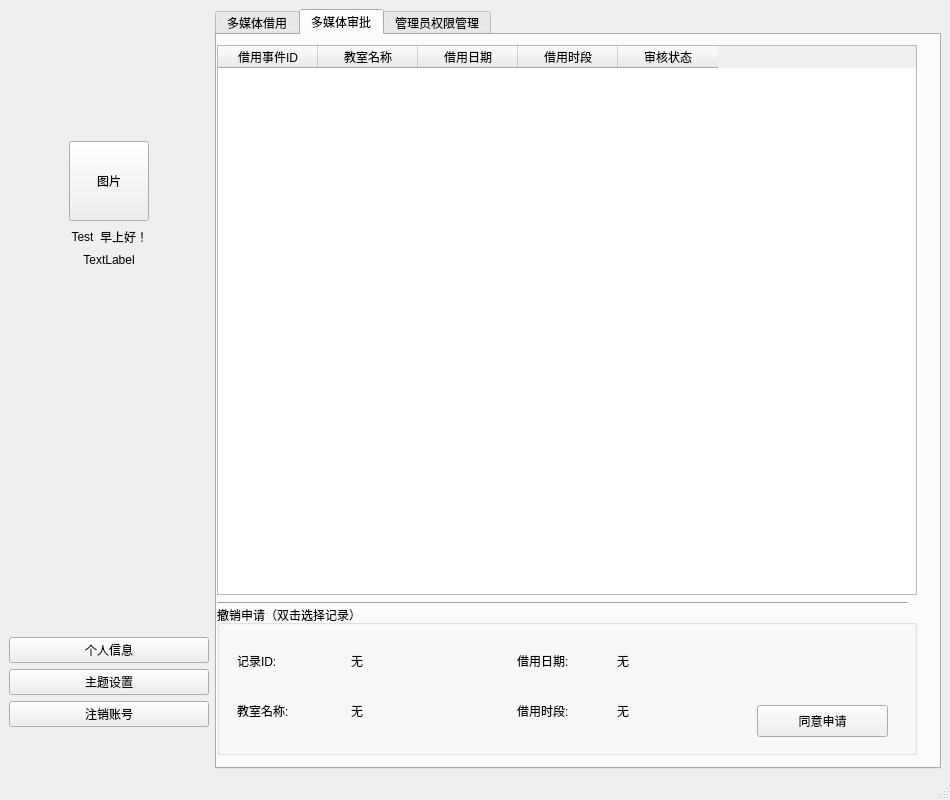
<?xml version="1.0" encoding="UTF-8"?>
<ui version="4.0">
 <class>MainWindow</class>
 <widget class="QMainWindow" name="MainWindow">
  <property name="geometry">
   <rect>
    <x>0</x>
    <y>0</y>
    <width>950</width>
    <height>800</height>
   </rect>
  </property>
  <property name="minimumSize">
   <size>
    <width>950</width>
    <height>800</height>
   </size>
  </property>
  <property name="maximumSize">
   <size>
    <width>950</width>
    <height>800</height>
   </size>
  </property>
  <property name="windowTitle">
   <string>Welcome MMK System!</string>
  </property>
  <widget class="QWidget" name="centralwidget">
   <layout class="QHBoxLayout" name="horizontalLayout_3">
    <item>
     <layout class="QVBoxLayout" name="verticalLayout_3">
      <property name="sizeConstraint">
       <enum>QLayout::SetMinimumSize</enum>
      </property>
      <item>
       <spacer name="verticalSpacer">
        <property name="orientation">
         <enum>Qt::Vertical</enum>
        </property>
        <property name="sizeHint" stdset="0">
         <size>
          <width>20</width>
          <height>40</height>
         </size>
        </property>
       </spacer>
      </item>
      <item>
       <layout class="QHBoxLayout" name="horizontalLayout_2">
        <property name="sizeConstraint">
         <enum>QLayout::SetMinimumSize</enum>
        </property>
        <item>
         <spacer name="horizontalSpacer">
          <property name="orientation">
           <enum>Qt::Horizontal</enum>
          </property>
          <property name="sizeHint" stdset="0">
           <size>
            <width>40</width>
            <height>20</height>
           </size>
          </property>
         </spacer>
        </item>
        <item>
         <widget class="QPushButton" name="pushButton_3">
          <property name="minimumSize">
           <size>
            <width>80</width>
            <height>80</height>
           </size>
          </property>
          <property name="maximumSize">
           <size>
            <width>80</width>
            <height>80</height>
           </size>
          </property>
          <property name="text">
           <string>图片</string>
          </property>
         </widget>
        </item>
        <item>
         <spacer name="horizontalSpacer_2">
          <property name="orientation">
           <enum>Qt::Horizontal</enum>
          </property>
          <property name="sizeHint" stdset="0">
           <size>
            <width>40</width>
            <height>20</height>
           </size>
          </property>
         </spacer>
        </item>
       </layout>
      </item>
      <item>
       <layout class="QVBoxLayout" name="verticalLayout_2">
        <item>
         <layout class="QHBoxLayout" name="horizontalLayout">
          <item>
           <spacer name="horizontalSpacer_6">
            <property name="orientation">
             <enum>Qt::Horizontal</enum>
            </property>
            <property name="sizeHint" stdset="0">
             <size>
              <width>40</width>
              <height>20</height>
             </size>
            </property>
           </spacer>
          </item>
          <item>
           <widget class="QLabel" name="label">
            <property name="text">
             <string>Test</string>
            </property>
            <property name="alignment">
             <set>Qt::AlignCenter</set>
            </property>
           </widget>
          </item>
          <item>
           <widget class="QLabel" name="label_2">
            <property name="text">
             <string>早上好！</string>
            </property>
            <property name="alignment">
             <set>Qt::AlignCenter</set>
            </property>
           </widget>
          </item>
          <item>
           <spacer name="horizontalSpacer_7">
            <property name="orientation">
             <enum>Qt::Horizontal</enum>
            </property>
            <property name="sizeHint" stdset="0">
             <size>
              <width>40</width>
              <height>20</height>
             </size>
            </property>
           </spacer>
          </item>
         </layout>
        </item>
        <item>
         <widget class="QLabel" name="label_10">
          <property name="minimumSize">
           <size>
            <width>200</width>
            <height>0</height>
           </size>
          </property>
          <property name="maximumSize">
           <size>
            <width>200</width>
            <height>16777215</height>
           </size>
          </property>
          <property name="text">
           <string>TextLabel</string>
          </property>
          <property name="alignment">
           <set>Qt::AlignCenter</set>
          </property>
         </widget>
        </item>
       </layout>
      </item>
      <item>
       <spacer name="verticalSpacer_5">
        <property name="orientation">
         <enum>Qt::Vertical</enum>
        </property>
        <property name="sizeHint" stdset="0">
         <size>
          <width>20</width>
          <height>40</height>
         </size>
        </property>
       </spacer>
      </item>
      <item>
       <spacer name="verticalSpacer_4">
        <property name="orientation">
         <enum>Qt::Vertical</enum>
        </property>
        <property name="sizeHint" stdset="0">
         <size>
          <width>20</width>
          <height>40</height>
         </size>
        </property>
       </spacer>
      </item>
      <item>
       <spacer name="verticalSpacer_2">
        <property name="orientation">
         <enum>Qt::Vertical</enum>
        </property>
        <property name="sizeType">
         <enum>QSizePolicy::Minimum</enum>
        </property>
        <property name="sizeHint" stdset="0">
         <size>
          <width>20</width>
          <height>100</height>
         </size>
        </property>
       </spacer>
      </item>
      <item>
       <layout class="QVBoxLayout" name="verticalLayout">
        <item>
         <widget class="QPushButton" name="pushButton_4">
          <property name="text">
           <string>个人信息</string>
          </property>
         </widget>
        </item>
        <item>
         <widget class="QPushButton" name="pushButton_5">
          <property name="text">
           <string>主题设置</string>
          </property>
         </widget>
        </item>
        <item>
         <widget class="QPushButton" name="pushButton">
          <property name="text">
           <string>注销账号</string>
          </property>
         </widget>
        </item>
        <item>
         <spacer name="verticalSpacer_3">
          <property name="orientation">
           <enum>Qt::Vertical</enum>
          </property>
          <property name="sizeHint" stdset="0">
           <size>
            <width>20</width>
            <height>40</height>
           </size>
          </property>
         </spacer>
        </item>
       </layout>
      </item>
     </layout>
    </item>
    <item>
     <widget class="QTabWidget" name="tabWidget">
      <property name="sizePolicy">
       <sizepolicy hsizetype="Preferred" vsizetype="Preferred">
        <horstretch>1</horstretch>
        <verstretch>1</verstretch>
       </sizepolicy>
      </property>
      <property name="minimumSize">
       <size>
        <width>700</width>
        <height>720</height>
       </size>
      </property>
      <property name="maximumSize">
       <size>
        <width>1200</width>
        <height>1200</height>
       </size>
      </property>
      <property name="currentIndex">
       <number>1</number>
      </property>
      <widget class="QWidget" name="tab">
       <attribute name="title">
        <string>多媒体借用</string>
       </attribute>
       <widget class="QWidget" name="horizontalLayoutWidget">
        <property name="geometry">
         <rect>
          <x>0</x>
          <y>0</y>
          <width>181</width>
          <height>41</height>
         </rect>
        </property>
        <layout class="QHBoxLayout" name="horizontalLayout_4">
         <item>
          <widget class="QLabel" name="label_3">
           <property name="text">
            <string>借用日期:</string>
           </property>
          </widget>
         </item>
         <item>
          <widget class="QDateEdit" name="dateEdit">
           <property name="sizePolicy">
            <sizepolicy hsizetype="Minimum" vsizetype="Fixed">
             <horstretch>0</horstretch>
             <verstretch>0</verstretch>
            </sizepolicy>
           </property>
           <property name="minimumSize">
            <size>
             <width>100</width>
             <height>0</height>
            </size>
           </property>
           <property name="maximumSize">
            <size>
             <width>100</width>
             <height>16777215</height>
            </size>
           </property>
           <property name="calendarPopup">
            <bool>true</bool>
           </property>
          </widget>
         </item>
         <item>
          <spacer name="horizontalSpacer_5">
           <property name="orientation">
            <enum>Qt::Horizontal</enum>
           </property>
           <property name="sizeHint" stdset="0">
            <size>
             <width>40</width>
             <height>20</height>
            </size>
           </property>
          </spacer>
         </item>
        </layout>
       </widget>
       <widget class="QWidget" name="horizontalLayoutWidget_2">
        <property name="geometry">
         <rect>
          <x>190</x>
          <y>0</y>
          <width>199</width>
          <height>41</height>
         </rect>
        </property>
        <layout class="QHBoxLayout" name="horizontalLayout_5">
         <item>
          <widget class="QLabel" name="label_4">
           <property name="text">
            <string>借用时间段:</string>
           </property>
          </widget>
         </item>
         <item>
          <widget class="QComboBox" name="comboBox">
           <property name="minimumSize">
            <size>
             <width>110</width>
             <height>0</height>
            </size>
           </property>
           <property name="maximumSize">
            <size>
             <width>110</width>
             <height>16777215</height>
            </size>
           </property>
           <item>
            <property name="text">
             <string>第1-2节课</string>
            </property>
           </item>
           <item>
            <property name="text">
             <string>第3-5节课</string>
            </property>
           </item>
           <item>
            <property name="text">
             <string>第6-7节课</string>
            </property>
           </item>
           <item>
            <property name="text">
             <string>第8-9节课</string>
            </property>
           </item>
          </widget>
         </item>
         <item>
          <spacer name="horizontalSpacer_3">
           <property name="orientation">
            <enum>Qt::Horizontal</enum>
           </property>
           <property name="sizeHint" stdset="0">
            <size>
             <width>40</width>
             <height>20</height>
            </size>
           </property>
          </spacer>
         </item>
        </layout>
       </widget>
       <widget class="QWidget" name="horizontalLayoutWidget_3">
        <property name="geometry">
         <rect>
          <x>380</x>
          <y>0</y>
          <width>133</width>
          <height>41</height>
         </rect>
        </property>
        <layout class="QHBoxLayout" name="horizontalLayout_6">
         <item>
          <widget class="QLabel" name="label_5">
           <property name="text">
            <string>教学楼:</string>
           </property>
          </widget>
         </item>
         <item>
          <widget class="QComboBox" name="comboBox_2">
           <item>
            <property name="text">
             <string/>
            </property>
           </item>
           <item>
            <property name="text">
             <string>教1</string>
            </property>
           </item>
           <item>
            <property name="text">
             <string>教2</string>
            </property>
           </item>
           <item>
            <property name="text">
             <string>教3</string>
            </property>
           </item>
           <item>
            <property name="text">
             <string>教4</string>
            </property>
           </item>
          </widget>
         </item>
         <item>
          <spacer name="horizontalSpacer_4">
           <property name="orientation">
            <enum>Qt::Horizontal</enum>
           </property>
           <property name="sizeHint" stdset="0">
            <size>
             <width>40</width>
             <height>20</height>
            </size>
           </property>
          </spacer>
         </item>
        </layout>
       </widget>
       <widget class="QTableWidget" name="tableWidget">
        <property name="geometry">
         <rect>
          <x>0</x>
          <y>40</y>
          <width>691</width>
          <height>521</height>
         </rect>
        </property>
        <property name="editTriggers">
         <set>QAbstractItemView::NoEditTriggers</set>
        </property>
        <property name="selectionBehavior">
         <enum>QAbstractItemView::SelectRows</enum>
        </property>
        <property name="sortingEnabled">
         <bool>true</bool>
        </property>
        <column>
         <property name="text">
          <string>教室ID</string>
         </property>
        </column>
        <column>
         <property name="text">
          <string>教室名称</string>
         </property>
        </column>
        <column>
         <property name="text">
          <string>日期</string>
         </property>
        </column>
        <column>
         <property name="text">
          <string>时间段</string>
         </property>
        </column>
        <column>
         <property name="text">
          <string>座位数量</string>
         </property>
        </column>
       </widget>
       <widget class="QWidget" name="horizontalLayoutWidget_4">
        <property name="geometry">
         <rect>
          <x>550</x>
          <y>0</y>
          <width>133</width>
          <height>41</height>
         </rect>
        </property>
        <layout class="QHBoxLayout" name="horizontalLayout_7">
         <item>
          <widget class="QPushButton" name="pushButton_2">
           <property name="text">
            <string>多媒体设备查询</string>
           </property>
          </widget>
         </item>
        </layout>
       </widget>
       <widget class="Line" name="line">
        <property name="geometry">
         <rect>
          <x>0</x>
          <y>560</y>
          <width>691</width>
          <height>16</height>
         </rect>
        </property>
        <property name="orientation">
         <enum>Qt::Horizontal</enum>
        </property>
       </widget>
       <widget class="QGroupBox" name="groupBox">
        <property name="geometry">
         <rect>
          <x>0</x>
          <y>570</y>
          <width>700</width>
          <height>150</height>
         </rect>
        </property>
        <property name="minimumSize">
         <size>
          <width>700</width>
          <height>150</height>
         </size>
        </property>
        <property name="maximumSize">
         <size>
          <width>700</width>
          <height>150</height>
         </size>
        </property>
        <property name="title">
         <string>教室借用（双击表格内容添加借用）</string>
        </property>
        <widget class="QWidget" name="horizontalLayoutWidget_5">
         <property name="geometry">
          <rect>
           <x>20</x>
           <y>30</y>
           <width>170</width>
           <height>51</height>
          </rect>
         </property>
         <layout class="QHBoxLayout" name="horizontalLayout_8">
          <item>
           <widget class="QLabel" name="label_6">
            <property name="text">
             <string>教室代码:</string>
            </property>
           </widget>
          </item>
          <item>
           <widget class="QLabel" name="label_12">
            <property name="text">
             <string>无</string>
            </property>
           </widget>
          </item>
         </layout>
        </widget>
        <widget class="QWidget" name="horizontalLayoutWidget_6">
         <property name="geometry">
          <rect>
           <x>20</x>
           <y>80</y>
           <width>171</width>
           <height>51</height>
          </rect>
         </property>
         <layout class="QHBoxLayout" name="horizontalLayout_9">
          <item>
           <widget class="QLabel" name="label_7">
            <property name="text">
             <string>教室名称:</string>
            </property>
           </widget>
          </item>
          <item>
           <widget class="QLabel" name="label_13">
            <property name="text">
             <string>无</string>
            </property>
           </widget>
          </item>
         </layout>
        </widget>
        <widget class="QWidget" name="horizontalLayoutWidget_7">
         <property name="geometry">
          <rect>
           <x>210</x>
           <y>30</y>
           <width>194</width>
           <height>51</height>
          </rect>
         </property>
         <layout class="QHBoxLayout" name="horizontalLayout_10">
          <item>
           <widget class="QLabel" name="label_8">
            <property name="text">
             <string>借用日期:</string>
            </property>
           </widget>
          </item>
          <item>
           <widget class="QLabel" name="label_14">
            <property name="text">
             <string>无</string>
            </property>
           </widget>
          </item>
         </layout>
        </widget>
        <widget class="QWidget" name="horizontalLayoutWidget_8">
         <property name="geometry">
          <rect>
           <x>210</x>
           <y>80</y>
           <width>194</width>
           <height>51</height>
          </rect>
         </property>
         <layout class="QHBoxLayout" name="horizontalLayout_11">
          <item>
           <widget class="QLabel" name="label_9">
            <property name="text">
             <string>借用时段:</string>
            </property>
           </widget>
          </item>
          <item>
           <widget class="QLabel" name="label_15">
            <property name="text">
             <string>无</string>
            </property>
           </widget>
          </item>
         </layout>
        </widget>
        <widget class="QWidget" name="verticalLayoutWidget">
         <property name="geometry">
          <rect>
           <x>420</x>
           <y>30</y>
           <width>241</width>
           <height>81</height>
          </rect>
         </property>
         <layout class="QVBoxLayout" name="verticalLayout_4">
          <item>
           <widget class="QLabel" name="label_11">
            <property name="text">
             <string>申请事由</string>
            </property>
           </widget>
          </item>
          <item>
           <widget class="QLineEdit" name="lineEdit">
            <property name="minimumSize">
             <size>
              <width>0</width>
              <height>40</height>
             </size>
            </property>
            <property name="maximumSize">
             <size>
              <width>16777215</width>
              <height>40</height>
             </size>
            </property>
           </widget>
          </item>
          <item>
           <spacer name="verticalSpacer_6">
            <property name="orientation">
             <enum>Qt::Vertical</enum>
            </property>
            <property name="sizeHint" stdset="0">
             <size>
              <width>20</width>
              <height>40</height>
             </size>
            </property>
           </spacer>
          </item>
         </layout>
        </widget>
        <widget class="QPushButton" name="pushButton_6">
         <property name="geometry">
          <rect>
           <x>540</x>
           <y>110</y>
           <width>131</width>
           <height>32</height>
          </rect>
         </property>
         <property name="text">
          <string>申请借用</string>
         </property>
        </widget>
       </widget>
      </widget>
      <widget class="QWidget" name="tab_2">
       <attribute name="title">
        <string>多媒体审批</string>
       </attribute>
       <widget class="QTableWidget" name="tableWidget_2">
        <property name="geometry">
         <rect>
          <x>0</x>
          <y>10</y>
          <width>700</width>
          <height>550</height>
         </rect>
        </property>
        <property name="sizePolicy">
         <sizepolicy hsizetype="Expanding" vsizetype="Expanding">
          <horstretch>2</horstretch>
          <verstretch>2</verstretch>
         </sizepolicy>
        </property>
        <property name="minimumSize">
         <size>
          <width>700</width>
          <height>550</height>
         </size>
        </property>
        <property name="maximumSize">
         <size>
          <width>700</width>
          <height>550</height>
         </size>
        </property>
        <property name="editTriggers">
         <set>QAbstractItemView::NoEditTriggers</set>
        </property>
        <property name="selectionMode">
         <enum>QAbstractItemView::ExtendedSelection</enum>
        </property>
        <property name="selectionBehavior">
         <enum>QAbstractItemView::SelectRows</enum>
        </property>
        <property name="sortingEnabled">
         <bool>true</bool>
        </property>
        <attribute name="horizontalHeaderCascadingSectionResizes">
         <bool>false</bool>
        </attribute>
        <column>
         <property name="text">
          <string>借用事件ID</string>
         </property>
        </column>
        <column>
         <property name="text">
          <string>教室名称</string>
         </property>
        </column>
        <column>
         <property name="text">
          <string>借用日期</string>
         </property>
        </column>
        <column>
         <property name="text">
          <string>借用时段</string>
         </property>
        </column>
        <column>
         <property name="text">
          <string>审核状态</string>
         </property>
        </column>
       </widget>
       <widget class="QGroupBox" name="groupBox_2">
        <property name="geometry">
         <rect>
          <x>0</x>
          <y>570</y>
          <width>700</width>
          <height>150</height>
         </rect>
        </property>
        <property name="minimumSize">
         <size>
          <width>700</width>
          <height>150</height>
         </size>
        </property>
        <property name="maximumSize">
         <size>
          <width>700</width>
          <height>150</height>
         </size>
        </property>
        <property name="title">
         <string>撤销申请（双击选择记录）</string>
        </property>
        <widget class="QWidget" name="horizontalLayoutWidget_9">
         <property name="geometry">
          <rect>
           <x>20</x>
           <y>30</y>
           <width>221</width>
           <height>51</height>
          </rect>
         </property>
         <layout class="QHBoxLayout" name="horizontalLayout_12">
          <item>
           <widget class="QLabel" name="label_16">
            <property name="text">
             <string>记录ID:</string>
            </property>
           </widget>
          </item>
          <item>
           <widget class="QLabel" name="label_17">
            <property name="text">
             <string>无</string>
            </property>
           </widget>
          </item>
         </layout>
        </widget>
        <widget class="QWidget" name="horizontalLayoutWidget_10">
         <property name="geometry">
          <rect>
           <x>20</x>
           <y>80</y>
           <width>221</width>
           <height>51</height>
          </rect>
         </property>
         <layout class="QHBoxLayout" name="horizontalLayout_13">
          <item>
           <widget class="QLabel" name="label_18">
            <property name="text">
             <string>教室名称:</string>
            </property>
           </widget>
          </item>
          <item>
           <widget class="QLabel" name="label_19">
            <property name="text">
             <string>无</string>
            </property>
           </widget>
          </item>
         </layout>
        </widget>
        <widget class="QWidget" name="horizontalLayoutWidget_11">
         <property name="geometry">
          <rect>
           <x>300</x>
           <y>30</y>
           <width>194</width>
           <height>51</height>
          </rect>
         </property>
         <layout class="QHBoxLayout" name="horizontalLayout_14">
          <item>
           <widget class="QLabel" name="label_20">
            <property name="text">
             <string>借用日期:</string>
            </property>
           </widget>
          </item>
          <item>
           <widget class="QLabel" name="label_21">
            <property name="text">
             <string>无</string>
            </property>
           </widget>
          </item>
         </layout>
        </widget>
        <widget class="QWidget" name="horizontalLayoutWidget_12">
         <property name="geometry">
          <rect>
           <x>300</x>
           <y>80</y>
           <width>194</width>
           <height>51</height>
          </rect>
         </property>
         <layout class="QHBoxLayout" name="horizontalLayout_15">
          <item>
           <widget class="QLabel" name="label_22">
            <property name="text">
             <string>借用时段:</string>
            </property>
           </widget>
          </item>
          <item>
           <widget class="QLabel" name="label_23">
            <property name="text">
             <string>无</string>
            </property>
           </widget>
          </item>
         </layout>
        </widget>
        <widget class="QPushButton" name="pushButton_7">
         <property name="geometry">
          <rect>
           <x>540</x>
           <y>100</y>
           <width>131</width>
           <height>32</height>
          </rect>
         </property>
         <property name="text">
          <string>同意申请</string>
         </property>
        </widget>
       </widget>
       <widget class="Line" name="line_2">
        <property name="geometry">
         <rect>
          <x>0</x>
          <y>560</y>
          <width>691</width>
          <height>16</height>
         </rect>
        </property>
        <property name="orientation">
         <enum>Qt::Horizontal</enum>
        </property>
       </widget>
      </widget>
      <widget class="QWidget" name="tab_4">
       <attribute name="title">
        <string>管理员权限管理</string>
       </attribute>
      </widget>
     </widget>
    </item>
   </layout>
  </widget>
  <widget class="QMenuBar" name="menubar">
   <property name="geometry">
    <rect>
     <x>0</x>
     <y>0</y>
     <width>950</width>
     <height>22</height>
    </rect>
   </property>
  </widget>
  <widget class="QStatusBar" name="statusbar"/>
 </widget>
 <resources/>
 <connections/>
</ui>
